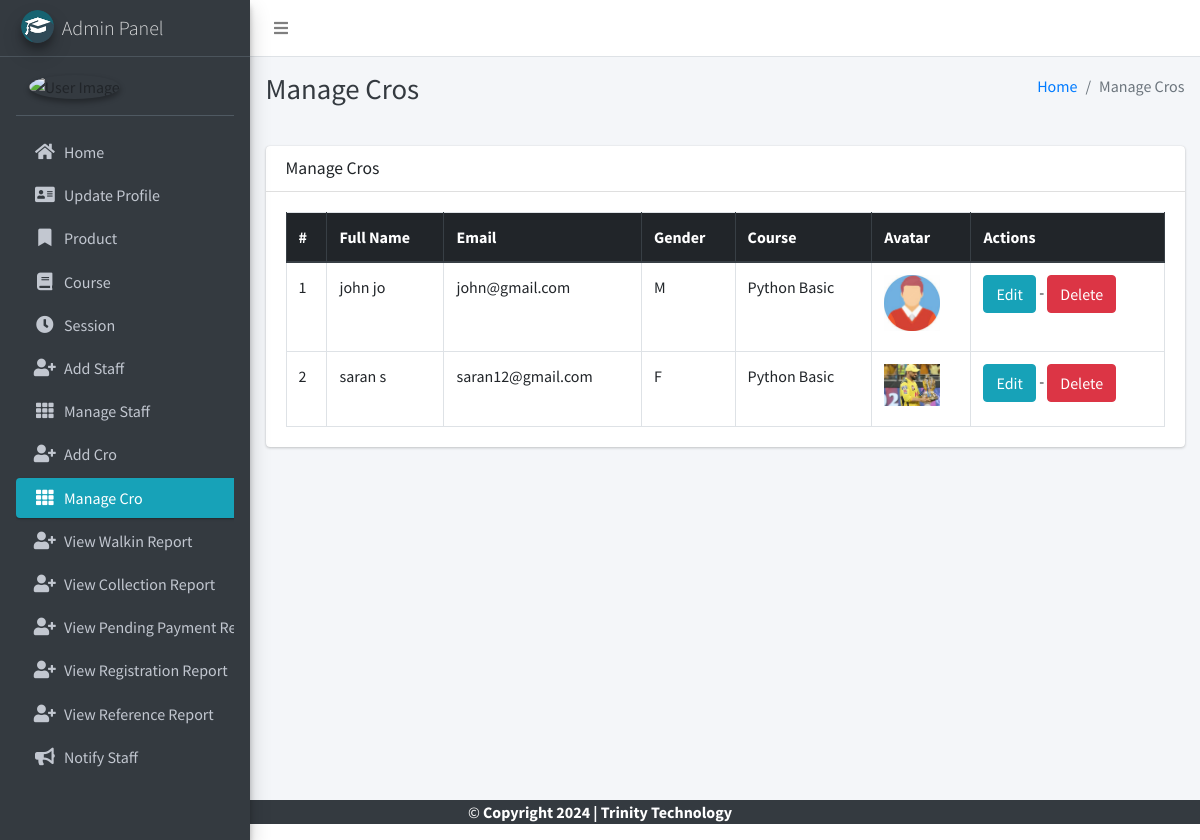
/cro/manage/ (signed in), run on the app's committed database.
### main_app/models.py (models this page shows, shortened)
class CustomUser(AbstractUser):
    USER_TYPE = ((1, "HOD"), (2, "Staff"), (3, "Cro"), (4, "Stu"))
    GENDER = [("M", "Male"), ("F", "Female")]
    username = None  # Removed username, using email instead
    email = models.EmailField(unique=True)
    user_type = models.CharField(default=1, choices=USER_TYPE, max_length=1)
    gender = models.CharField(max_length=1, choices=GENDER)
    profile_pic = models.ImageField()
    address = models.TextField()
    fcm_token = models.TextField(default="")  # For firebase notifications
    created_at = models.DateTimeField(auto_now_add=True)
    updated_at = models.DateTimeField(auto_now=True)
    USERNAME_FIELD = "email"
    REQUIRED_FIELDS = []
    objects = CustomUserManager()
    def __str__(self):
        return self.first_name +" "+  self.last_name

class Cro(models.Model):
    admin = models.OneToOneField(CustomUser, on_delete=models.CASCADE)
    course = models.ForeignKey(Course, on_delete=models.DO_NOTHING, null=True, blank=False)
    session = models.ForeignKey(Session, on_delete=models.DO_NOTHING, null=True)

class Course(models.Model):
    name = models.CharField(max_length=120)
    created_at = models.DateTimeField(auto_now_add=True)
    updated_at = models.DateTimeField(auto_now=True)

### main_app/hod_views.py (the view)
# urls.py: path("cro/manage/", hod_views.manage_cro, name='manage_cro'),
def manage_cro(request):
    cros = CustomUser.objects.filter(user_type=3)
    context = {
        'cros': cros,
        'page_title': 'Manage Cros'
    }
    return render(request, "hod_template/manage_cro.html", context)

### main_app/templates/hod_template/manage_cro.html
{% extends 'main_app/base.html' %}
{% load static %}
{% block page_title %}{{page_title}}{% endblock page_title %}
{% block content %}
<section class="content">
    <div class="container-fluid">
        <div class="row">
            <div class="col-md-12">
                <div class="card">
                    <div class="card-header">
                        <h3 class="card-title">{{page_title}}</h3>
                    </div>
                    <div class="card-body">
                        <table id="example2" class="table table-bordered table-hover">
                            <thead class="thead-dark">
                                <tr>
                                    <th>#</th>
                                    <th>Full Name</th>
                                    <th>Email</th>
                                    <th>Gender</th>
                                    <th>Course</th>
                                    <th>Avatar</th>
                                    <th>Actions</th>
                                </tr>
                            </thead>
                            <tbody>
                                {% for cro in cros %}
                                <tr>
                                    <td>{{ forloop.counter }}</td>
                                    <td>{{ cro.first_name }} {{ cro.last_name }}</td>
                                    <td>{{ cro.email }}</td>
                                    <td>{{ cro.gender }}</td>
                                    <td>{{cro.cro.course.name}}</td>
                                    <td>
                                        {% if cro.profile_pic == ""  %}
                                        No Image
                                        {% else %}
                                        <img class="img img-fluid mb-2" height="56" width="56"
                                            src="{{cro.profile_pic}}" alt="">
                                        {% endif %}
                                    </td>
                                    <td><a href="{% url 'edit_cro' cro.cro.id %}" class="btn btn-info">Edit</a> -
                                        <a href="{% url 'delete_cro' cro.cro.id %}" class="btn btn-danger" onclick="return confirm('Are you sure about this ?')">Delete</a>
                                    </td>
                                </tr>
                                {% endfor %}
                            </tbody>
                        </table>
                    </div>
                </div>
            </div>
        </div>
    </div>
</section>
{% endblock content %}

### data on the page
CustomUser: first_name "john", last_name "jo", email "john@gmail.com", gender "M", cro.course.name "Python Basic", profile_pic (picture)
CustomUser: first_name "saran", last_name "s", email "saran12@gmail.com", gender "F", cro.course.name "Python Basic", profile_pic (picture)

### other printed values
{{ page_title }} "Manage Cros"
